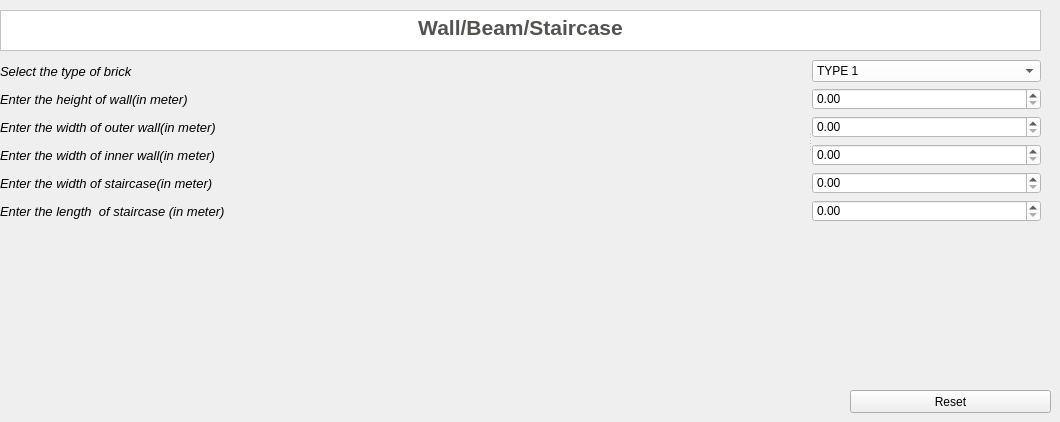
    <widget class="QWidget" name="page_3">
     <widget class="QTextBrowser" name="TBF_2">
      <property name="geometry">
       <rect>
        <x>0</x>
        <y>10</y>
        <width>1041</width>
        <height>41</height>
       </rect>
      </property>
      <property name="styleSheet">
       <string notr="true">background-color:rgb(255, 255, 255)</string>
      </property>
      <property name="html">
       <string>&lt;!DOCTYPE HTML PUBLIC &quot;-//W3C//DTD HTML 4.0//EN&quot; &quot;http://www.w3.org/TR/REC-html40/strict.dtd&quot;&gt;
&lt;html&gt;&lt;head&gt;&lt;meta name=&quot;qrichtext&quot; content=&quot;1&quot; /&gt;&lt;style type=&quot;text/css&quot;&gt;
p, li { white-space: pre-wrap; }
&lt;/style&gt;&lt;/head&gt;&lt;body style=&quot; font-family:'MS Shell Dlg 2'; font-size:7.8pt; font-weight:400; font-style:normal;&quot;&gt;
&lt;p align=&quot;center&quot; style=&quot; margin-top:0px; margin-bottom:0px; margin-left:0px; margin-right:0px; -qt-block-indent:0; text-indent:0px;&quot;&gt;&lt;span style=&quot; font-size:16pt; font-weight:600; color:#55524f;&quot;&gt;Wall/Beam/Staircase&lt;/span&gt;&lt;/p&gt;&lt;/body&gt;&lt;/html&gt;</string>
      </property>
     </widget>
     <widget class="QPushButton" name="pushButton_15">
      <property name="geometry">
       <rect>
        <x>850</x>
        <y>390</y>
        <width>201</width>
        <height>23</height>
       </rect>
      </property>
      <property name="text">
       <string>Reset</string>
      </property>
     </widget>
     <widget class="QSplitter" name="splitter_7">
      <property name="geometry">
       <rect>
        <x>0</x>
        <y>60</y>
        <width>1041</width>
        <height>311</height>
       </rect>
      </property>
      <property name="orientation">
       <enum>Qt::Horizontal</enum>
      </property>
      <widget class="QWidget" name="verticalLayoutWidget">
       <layout class="QVBoxLayout" name="verticalLayout_4">
        <item>
         <widget class="QLabel" name="LFT_3">
          <property name="minimumSize">
           <size>
            <width>251</width>
            <height>21</height>
           </size>
          </property>
          <property name="font">
           <font>
            <pointsize>10</pointsize>
            <italic>true</italic>
           </font>
          </property>
          <property name="styleSheet">
           <string notr="true"/>
          </property>
          <property name="text">
           <string>Select the type of brick</string>
          </property>
         </widget>
        </item>
        <item>
         <widget class="QLabel" name="label">
          <property name="minimumSize">
           <size>
            <width>231</width>
            <height>16</height>
           </size>
          </property>
          <property name="font">
           <font>
            <pointsize>10</pointsize>
            <italic>true</italic>
           </font>
          </property>
          <property name="text">
           <string>Enter the height of wall(in meter)</string>
          </property>
          <property name="textFormat">
           <enum>Qt::AutoText</enum>
          </property>
         </widget>
        </item>
        <item>
         <widget class="QLabel" name="label_2">
          <property name="minimumSize">
           <size>
            <width>231</width>
            <height>16</height>
           </size>
          </property>
          <property name="font">
           <font>
            <pointsize>10</pointsize>
            <italic>true</italic>
           </font>
          </property>
          <property name="text">
           <string>Enter the width of outer wall(in meter)</string>
          </property>
          <property name="textFormat">
           <enum>Qt::AutoText</enum>
          </property>
         </widget>
        </item>
        <item>
         <widget class="QLabel" name="label_3">
          <property name="minimumSize">
           <size>
            <width>231</width>
            <height>16</height>
           </size>
          </property>
          <property name="font">
           <font>
            <pointsize>10</pointsize>
            <italic>true</italic>
           </font>
          </property>
          <property name="text">
           <string>Enter the width of inner wall(in meter)</string>
          </property>
          <property name="textFormat">
           <enum>Qt::AutoText</enum>
          </property>
         </widget>
        </item>
        <item>
         <widget class="QLabel" name="label_5">
          <property name="minimumSize">
           <size>
            <width>231</width>
            <height>16</height>
           </size>
          </property>
          <property name="font">
           <font>
            <pointsize>10</pointsize>
            <italic>true</italic>
           </font>
          </property>
          <property name="text">
           <string>Enter the width of staircase(in meter)</string>
          </property>
          <property name="textFormat">
           <enum>Qt::AutoText</enum>
          </property>
         </widget>
        </item>
        <item>
         <widget class="QLabel" name="label_17">
          <property name="font">
           <font>
            <pointsize>10</pointsize>
            <weight>50</weight>
            <italic>true</italic>
            <bold>false</bold>
           </font>
          </property>
          <property name="text">
           <string>Enter the length  of staircase (in meter)</string>
          </property>
         </widget>
        </item>
       </layout>
      </widget>
      <widget class="QWidget" name="verticalLayoutWidget_2">
       <layout class="QVBoxLayout" name="verticalLayout_5">
        <property name="sizeConstraint">
         <enum>QLayout::SetMinAndMaxSize</enum>
        </property>
        <property name="leftMargin">
         <number>0</number>
        </property>
        <property name="topMargin">
         <number>0</number>
        </property>
        <item>
         <widget class="QComboBox" name="CBFT_3">
          <property name="styleSheet">
           <string notr="true">background-color:rgb(255, 255, 255)</string>
          </property>
          <item>
           <property name="text">
            <string>TYPE 1</string>
           </property>
          </item>
          <item>
           <property name="text">
            <string>TYPE 2</string>
           </property>
          </item>
         </widget>
        </item>
        <item>
         <widget class="QDoubleSpinBox" name="DSWH">
          <property name="styleSheet">
           <string notr="true">background-color:rgb(255,255,255)</string>
          </property>
         </widget>
        </item>
        <item>
         <widget class="QDoubleSpinBox" name="DSWW">
          <property name="styleSheet">
           <string notr="true">background-color:rgb(255,255,255)</string>
          </property>
         </widget>
        </item>
        <item>
         <widget class="QDoubleSpinBox" name="DSWWI">
          <property name="styleSheet">
           <string notr="true">background-color:rgb(255,255,255)</string>
          </property>
         </widget>
        </item>
        <item>
         <widget class="QDoubleSpinBox" name="DSWIS">
          <property name="styleSheet">
           <string notr="true">background-color:rgb(255,255,255)</string>
          </property>
         </widget>
        </item>
        <item>
         <widget class="QDoubleSpinBox" name="DSLIS">
          <property name="styleSheet">
           <string notr="true">background-color:rgb(255,255,255)</string>
          </property>
         </widget>
        </item>
       </layout>
      </widget>
     </widget>
    </widget>
